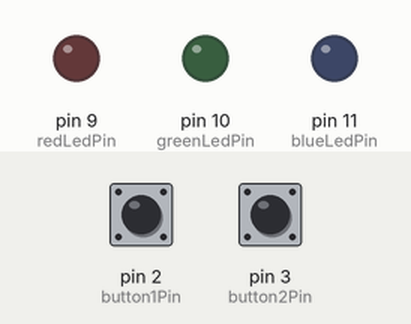
A sketch run on a simulated Arduino Uno, built with avr-gcc and run on an emulated ATmega328P. Shown: output pins drawn as LEDs (lit = HIGH). Dashed ring = blinking. The test bench sets the inputs (shaded band); at power-on: pin 2 (button1Pin) HIGH, pin 3 (button2Pin) HIGH.

Above: at 1.2 s.
1.3 s: pin 2 (button1Pin) pulled LOW for 0.15 s
At 1.7 s:
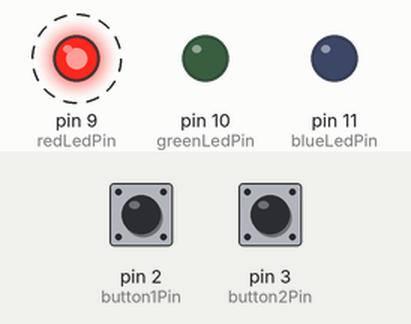
4.3 s: pin 3 (button2Pin) pulled LOW for 0.15 s
At 5.0 s:
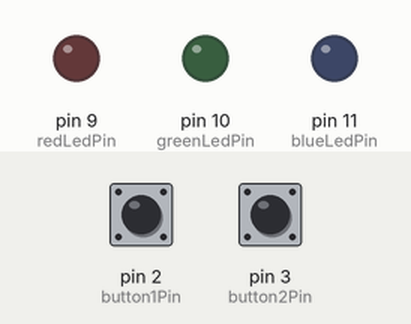
5.9 s: pin 2 (button1Pin) pulled LOW for 1 s
At 6.8 s:
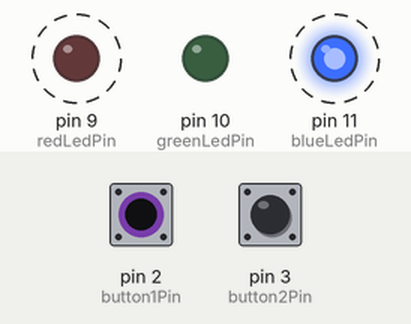
9.4 s: pin 3 (button2Pin) pulled LOW for 1 s
At 10.0 s:
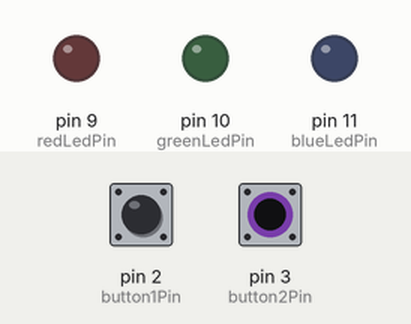
Timing chart, 0 to 12.4 s (numbered marks = the images above; inputs shaded):
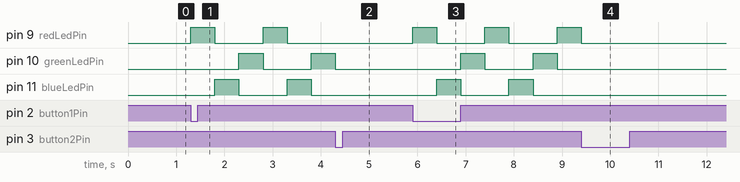

The sketch:

PushButton.ino
```cpp
// (licence header left out)
int button1Pin = 2;
int button2Pin = 3;
int redLedPin = 9;
int greenLedPin = 10;
int blueLedPin = 11;

boolean isBlink = false;
int delayTime = 500;

void setup() {
  pinMode(button1Pin, INPUT);
  pinMode(button2Pin, INPUT);

  pinMode(redLedPin, OUTPUT);
  pinMode(greenLedPin, OUTPUT);
  pinMode(blueLedPin, OUTPUT);
}

void loop() {
  //judge start
  if(digitalRead(button1Pin) == LOW) {
    isBlink = true;
  }

  //LED Red
  if(isBlink) {
    digitalWrite(redLedPin, HIGH);
    delay(delayTime);
    digitalWrite(redLedPin, LOW);
  }

  //judge stop or not
  if(digitalRead(button2Pin) == LOW) {
    isBlink = false;
  }

  //LED Blue
  if(isBlink) {
    digitalWrite(blueLedPin, HIGH);
    delay(delayTime);
    digitalWrite(blueLedPin, LOW);
  }

  //judge stop or not
  if(digitalRead(button2Pin) == LOW) {
    isBlink = false;
  }

  //LED Green
  if(isBlink) {
    digitalWrite(greenLedPin, HIGH);
    delay(delayTime);
    digitalWrite(greenLedPin, LOW);
  }

  //judge stop or not
  if(digitalRead(button2Pin) == LOW) {
    isBlink = false;
  }

}
```

Measured:
- after the input at 1.3 s, pin 9 (redLedPin): alternates HIGH for 0.50 s and LOW for 1.0 s, starting at once; pin 10 (greenLedPin): LOW → HIGH after 1.0 s, → LOW 0.50 s later, → HIGH 1.0 s later; pin 11 (blueLedPin): alternates HIGH for 0.50 s and LOW for 1.0 s, starting after 0.50 s
- after the input at 4.3 s, pin 9 (redLedPin): stays LOW (without the input it goes to HIGH after 0.00 s); pin 10 (greenLedPin): goes on until 4.3 s, then stays LOW; pin 11 (blueLedPin): stays LOW (without the input it goes to HIGH after 0.50 s)
- after the input at 5.9 s, pin 9 (redLedPin): alternates HIGH for 0.50 s and LOW for 1.0 s, starting at once; pin 10 (greenLedPin): alternates HIGH for 0.50 s and LOW for 1.0 s, starting after 1.0 s; pin 11 (blueLedPin): alternates HIGH for 0.50 s and LOW for 1.0 s, starting after 0.50 s
- after the input at 9.4 s, pin 9 (redLedPin): goes on until 9.4 s, then stays LOW; pin 10 (greenLedPin), pin 11 (blueLedPin): stops changing and stays LOW
